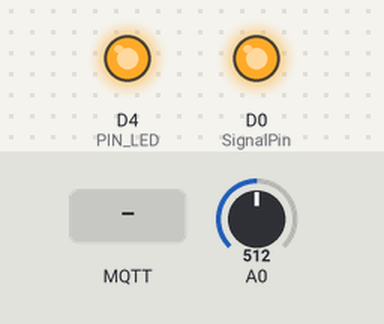
A sketch run on a simulated ESP8266 (NodeMCU). On the bench: output pins drawn as LEDs (lit = HIGH). Inputs (shaded band) come from the test bench; at power-on: A0 = 512. WiFi joins after 1.5 s; servers stay silent unless stated; storage starts empty; random numbers use the default seed unless the sketch sets one; no MQTT or app messages arrive unless stated; what the sketch prints to the serial monitor is not drawn.

Above: at 2.7 s.
2.8 s: MQTT message "1" arrives on the first subscribed topic
At 3.7 s:
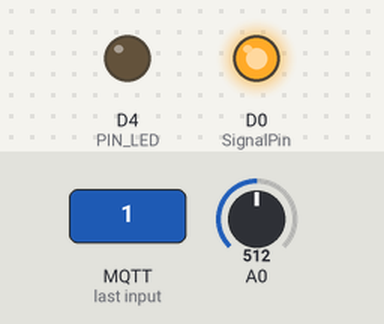
4.3 s: A0 set to 215
5.8 s: A0 set to 193
9.5 s: A0 set to 111
11.2 s: A0 set to 90
At 13.2 s:
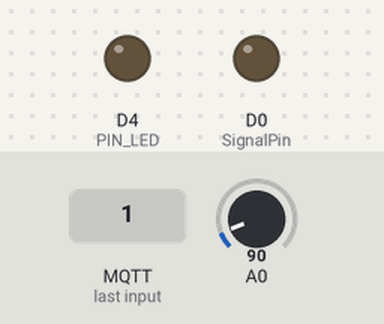
13.5 s: A0 set to 122
At 15.0 s:
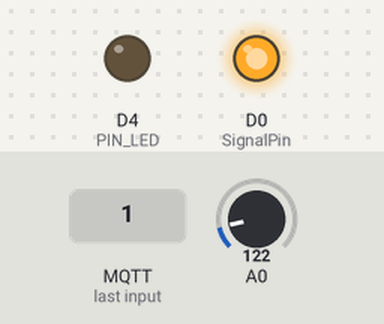
Timing chart, 0 to 16.5 s (numbered marks = the images above; inputs shaded):
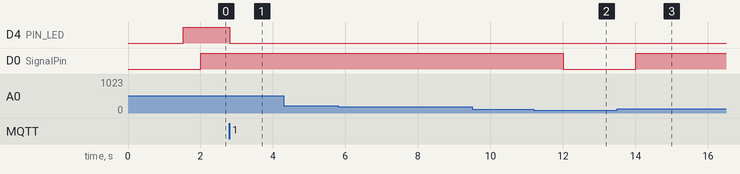

The sketch:

MQ2_MQTT_STA_Updated.ino
```cpp
#include <FS.h>
#include <ESP8266WiFi.h>
#include <WiFiClient.h>
#include <ESP8266WebServer.h>
#include <DNSServer.h>
#include <WiFiManager.h>
#include <PubSubClient.h>
#include <ArduinoJson.h>


const int PIN_LED = 2; //boot
const int SignalPin = D0; //fire

ESP8266WebServer server(80);
void gasSersor();
void gasSersorNotFound();


//MQTT

WiFiClient espClient;
PubSubClient client(espClient);
long lastMsg = 0;
char msg[50];
int value = 0;


//define your default values here, if there are different values in config.json, they are overwritten.

char mqtt_server[40] = "iot.eclipse.org";
char mqtt_port[6] = "1883";
char username[34] = "";
char password[34] = "";


bool shouldSaveConfig = false;

void saveConfigCallback () {
  Serial.println("Should save config");
  shouldSaveConfig = true;
}


// callback

void callback(char* topic, byte* payload, unsigned int length) {
  Serial.print("Message arrived [");
  Serial.print(topic);
  Serial.print("] ");
  for (int i = 0; i < length; i++) {
    Serial.print((char)payload[i]);
  }
  Serial.println();

  // Switch on the LED if an 1 was received as first character
  if ((char)payload[0] == '1') {
    digitalWrite(BUILTIN_LED, LOW);   // Turn the LED on (Note that LOW is the voltage level
    // but actually the LED is on; this is because
    // it is acive low on the ESP-01)
  } else {
    digitalWrite(BUILTIN_LED, HIGH);  // Turn the LED off by making the voltage HIGH
  }

}


//reconnect

void reconnect() {
  // Loop until we're reconnected
  while (!client.connected()) {
    Serial.print("Attempting MQTT connection...");
    // Create a random client ID
    String clientId = "ESP8266Client-";
    clientId += String(random(0xffff), HEX);
    // Attempt to connect
    if (client.connect(clientId.c_str())) {
      Serial.println("connected");
      // Once connected, publish an announcement...
      client.publish("mavencube/mygassensor/out", msg);
      // ... and resubscribe
      client.subscribe("mavencube/mygassensor/in");
    } else {
      Serial.print("failed, rc=");
      Serial.print(client.state());
      Serial.println(" try again in 5 seconds");
      // Wait 5 seconds before retrying
      delay(1000);
    }
  }
}


void setup() {


  Serial.begin(115200);

  pinMode(PIN_LED, OUTPUT);
  pinMode(SignalPin, OUTPUT);


  //read configuration from FS json

  Serial.println("mounting FS...");

  if (SPIFFS.begin()) {
    Serial.println("mounted file system");
    if (SPIFFS.exists("/config.json")) {
      //file exists, reading and loading
      Serial.println("reading config file");
      File configFile = SPIFFS.open("/config.json", "r");
      if (configFile) {
        Serial.println("opened config file");
        size_t size = configFile.size();
        // Allocate a buffer to store contents of the file.
        std::unique_ptr<char[]> buf(new char[size]);

        configFile.readBytes(buf.get(), size);
        DynamicJsonBuffer jsonBuffer;
        JsonObject& json = jsonBuffer.parseObject(buf.get());
        json.printTo(Serial);
        if (json.success()) {
          Serial.println("\nparsed json");

          strcpy(mqtt_server, json["mqtt_server"]);
          strcpy(mqtt_port, json["mqtt_port"]);
          strcpy(username, json["username"]);
          strcpy(password, json["password"]);

        } else {
          Serial.println("failed to load json config");
        }
      }
    }
  } else {
    Serial.println("failed to mount FS");
  }
  //end read


  Serial.println("\n Starting");
  unsigned long startedAt = millis();
  WiFi.printDiag(Serial); // WiFi password printed


  Serial.println("config portal");
  digitalWrite(PIN_LED, LOW); // LED on in configuration mode.


  //username

  WiFiManagerParameter custom_mqtt_server("server", "mqtt server", mqtt_server, 40);
  WiFiManagerParameter custom_mqtt_port("port", "mqtt port", mqtt_port, 5);
  WiFiManagerParameter custom_username("username", "username", username, 32);
  WiFiManagerParameter custom_password("password", "password", password, 32);


  WiFiManager wifiManager;

  if (WiFi.SSID() != "") wifiManager.setConfigPortalTimeout(30); //If no access point name has been previously entered disable timeout.

  wifiManager.addParameter(&custom_mqtt_server);
  wifiManager.addParameter(&custom_mqtt_port);
  wifiManager.addParameter(&custom_username);
  wifiManager.addParameter(&custom_password);


  // starts access point
  //and goes into a blocking loop awaiting configuration


  if (!wifiManager.startConfigPortal("MQ_2_ESP8266")) {//Delete these two parameters if you do not want a WiFi password on your configuration access point
    Serial.println("Not connected to WiFi but continuing anyway.");
  } else {
    Serial.println("WI-FI connected Successfull:)");
  }


  //read updated parameters
  strcpy(mqtt_server, custom_mqtt_server.getValue());
  strcpy(mqtt_port, custom_mqtt_port.getValue());
  strcpy(username, custom_username.getValue());
  strcpy(password, custom_password.getValue());

  //save the custom parameters to FS
  if (shouldSaveConfig) {
    Serial.println("saving config");
    DynamicJsonBuffer jsonBuffer;
    JsonObject& json = jsonBuffer.createObject();
    json["mqtt_server"] = mqtt_server;
    json["mqtt_port"] = mqtt_port;
    json["username"] = username;
    json["password"] = password;

    File configFile = SPIFFS.open("/config.json", "w");
    if (!configFile) {
      Serial.println("failed to open config file for writing");
    }

    json.printTo(Serial);
    json.printTo(configFile);
    configFile.close();
    //end save
  }

  Serial.println("local ip");
  Serial.println(WiFi.localIP());

  // mqtt
  client.setServer(mqtt_server, atoi(mqtt_port)); // parseInt to the port
  client.setCallback(callback);


  digitalWrite(PIN_LED, HIGH); // led off ...not in configuration mode.
  pinMode(SignalPin, OUTPUT);
  server.on("/", gasSersor);
  server.onNotFound(gasSersorNotFound);

  server.begin();
  Serial.println("HTTP server started");


  // For some unknown reason webserver can only be started once per boot up
  // so webserver can not be used again in the sketch.

  Serial.print("After waiting ");
  int connRes = WiFi.waitForConnectResult();
  float waited = (millis() - startedAt);
  Serial.print(waited / 5000);
  Serial.print(" secs in setup() connection result is ");
  Serial.println(connRes);
  if (WiFi.status() != WL_CONNECTED) {
    Serial.println("failed to connect, finishing setup anyway");
  } else {
    Serial.print("local ip: ");
    Serial.println(WiFi.localIP());
  }


}


void gasSersor() {
  server.send(200, "text/plain", msg);
}


void gasSersorNotFound() {
  server.send(404, "text/plain", "404: Gas Sensor Not found");
}


void loop() {

  server.handleClient();
  if (!client.connected()) {
    reconnect();
  }
  client.loop();

  long now = millis();
  if (now - lastMsg > 2000) {
    lastMsg = now;
    value = analogRead(A0);
    snprintf (msg, 75, "sensor value: %ld", value);
    Serial.println(msg);
    client.publish("mavencube/mygassensor/out", msg);
    int sensorThres = 200;

    if ( value > sensorThres) {
      digitalWrite(SignalPin, HIGH);
      Serial.print("lPG Gas found");
      client.publish("mavencube/mygassensor/out", "LPG Gas found");
    }
    else {
      digitalWrite(SignalPin, LOW);
      client.publish("mavencube/mygassensor/out", "LPG Not found");
    }

    int smoke = 100;
    if ( value > smoke) {
      digitalWrite(SignalPin, HIGH);
      Serial.print("Smoke found");
      client.publish("mavencube/mygassensor/out", "Smoke Is found");
    }
    else {
      digitalWrite(SignalPin, LOW);
      //client.publish("mavencube/mygassensor/out", "Smoke is Not found");
    }

  }
}
```

Measured:
- the behaviour switches between 101 and 100 on A0 (found by bisection; images 1 and 2)
- after the input at 2.8 s, D4 (PIN_LED): HIGH → LOW at once
- after the input at 4.3 s, every drawn part: stays the same
- after the input at 11.2 s, D0 (SignalPin): HIGH → LOW after 0.81 s
- after the input at 13.5 s, D0 (SignalPin): LOW → HIGH after 0.51 s
